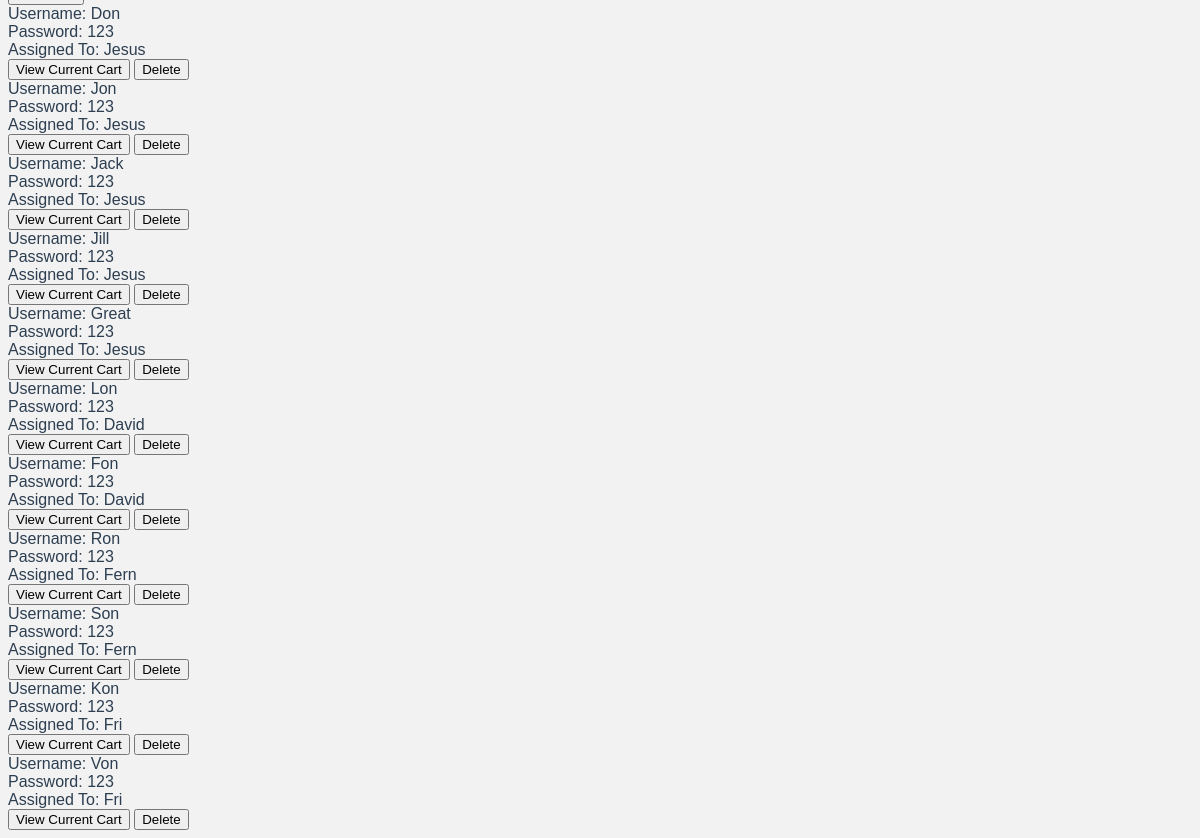
Before: /tablestudent (signed in, lower part) with the older database file.
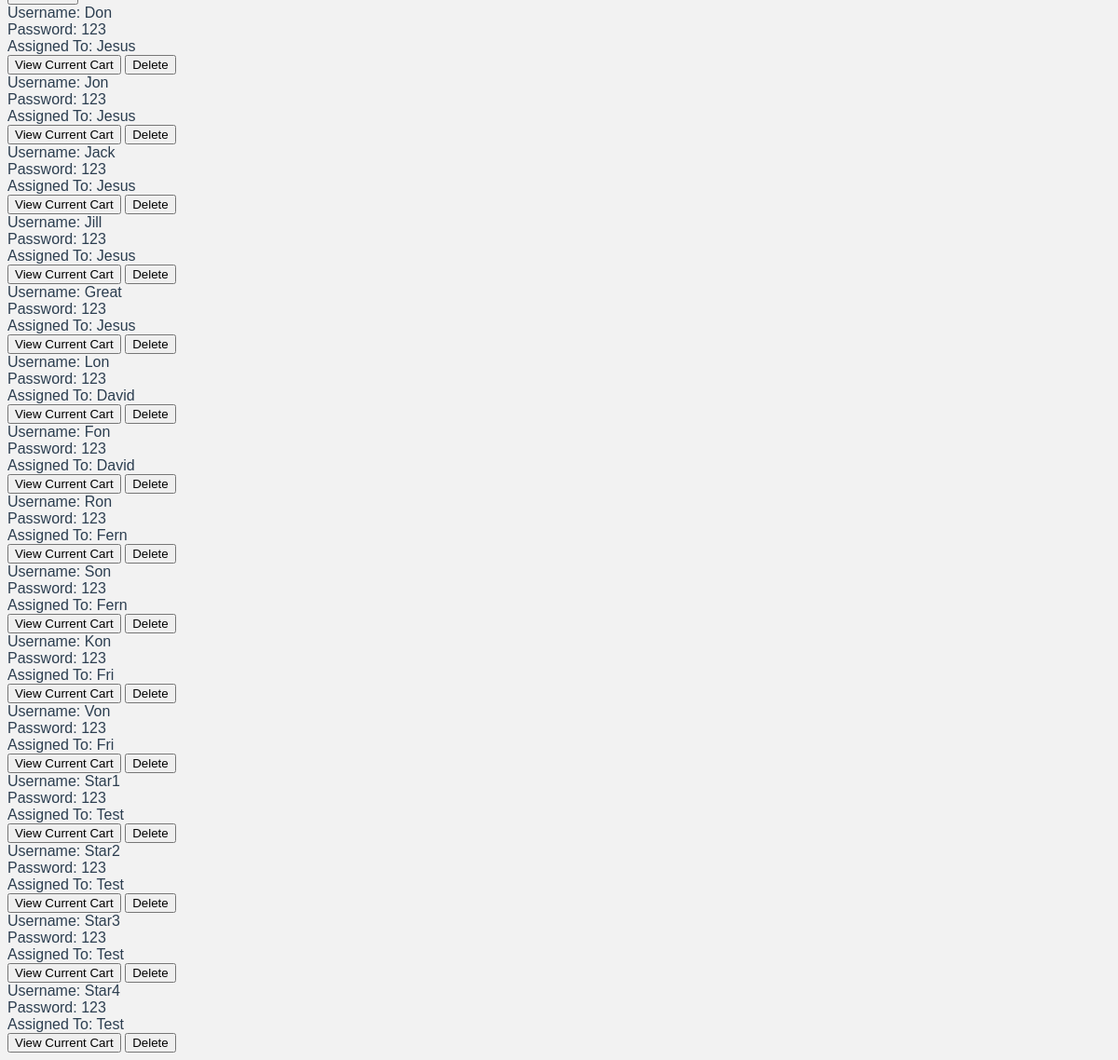
After: the same page with the newer database file.
### main.py (models this page shows)
class StdAcc(db.Model):
    __tablename__ = 'std_acc'
    id = db.Column(db.Integer, primary_key=True)
    name = db.Column(db.String(200), default = '-')
    pword = db.Column(db.String(200), default = '-')
    totalamount = db.Column(db.Integer)
    assigned_teacher_id = db.Column(db.Integer, db.ForeignKey('tr_acc.id'))
    totalamount = db.Column(db.Integer, default = 0)
    cart = db.relationship('Cart_Items', backref="student")

class TrAcc(db.Model):
    __tablename__ = 'tr_acc'
    id = db.Column(db.Integer, primary_key=True)
    name = db.Column(db.String(200), default = '-')
    pword = db.Column(db.String(200), default = '-')
    passcode = db.Column(db.String(6), default = '')
    promo_state = db.Column(db.Integer,default = '-')
    assigned_students = db.relationship('StdAcc', backref="assigned_teacher")

### main.py (the view)
@app.route('/tablestudent', methods = ["POST", 'GET'])
def tableStudent():
    if "admin" in session:
        students = db.session.query(StdAcc).order_by(db.text('assigned_teacher_id')).all()
        teachers = db.session.query(TrAcc).all()
        usertype = "admin"
        return render_template('tablestudents.html',students = students, teachers = teachers,usertype = usertype)
    elif "teacher" in session:
        teacher = db.session.query(TrAcc).filter_by(name = session['teacher']).first()
        students = db.session.query(StdAcc).filter_by(assigned_teacher_id = teacher.id)
        usertype = "teacher"
        return render_template('tablestudents.html',students = students,usertype = usertype)

### templates/tablestudents.html (shortened to what this page needs)
<!DOCTYPE html>
<html>
<head>
    <link rel="stylesheet" href="https://unpkg.com/@zaydek/duomo@0.7.1/dist/production-full.css">
</head>
<body>
    <div class="container py-28">
        <div class="vstack screen">
            <div class="vstack space-28 mt-28 px-28">
                <form action="/addStudent" method="POST">
                    <input type="submit" class="text-underline w-256 bg-white rounded-3 shadow shadow-md p-28" value="Add Team" />
                </form>
                <div class="grid grid-cols-1 sm:grid-cols-2 md:grid-cols-2 lg:grid-cols-3 gap-28">
                    {% for student in students %}
                    <form action="deleteEntry" method="POST">
                        <div class="vstack w-full align-start bg-white rounded-3 shadow shadow-md">
                            <div class="w-full p-28 ellipsis">Username: {{student.name}}</div>
                            <div class="w-full p-28 ellipsis">Password: {{student.pword}}</div>
                            {% for teacher in teachers if teacher.id == student.assigned_teacher_id %}
                            <div class="w-full p-28 ellipsis">Assigned To: {{teacher.name}}</div>
                            {% endfor %}
                            <input name="todo" type="submit" class="text-underline color-blue-700 bg-transparent p-28 " value="View Current Cart" />
                            <input name="todo" type="submit" class="text-underline color-red-700 bg-transparent p-28 " value="Delete" />
                        </div>
                    </form>
                    {% endfor %}
                </div>
            </div>
        </div>
    </div>
</body>
</html>

### templates/tablestudents.html (style rules this page uses)
body { font-family: Avenir, Helvetica, Arial, sans-serif; -webkit-font-smoothing: antialiased; -moz-osx-font-smoothing: grayscale; color: var(--text-color); background-color: var(--bg-color); }
:root { --bg-color: #F2F2F2; --text-color: #2c3e50; --hover-color: #83A9BD; --title-color: #2c3e50; }
.ellipsis { white-space: nowrap; overflow: hidden; text-overflow: ellipsis; }

Changed rows visible on the page:
added StdAcc: name "Star1", pword "123"
added TrAcc: name "Test"
added StdAcc: name "Star2", pword "123"
added StdAcc: name "Star3", pword "123"
added StdAcc: name "Star4", pword "123"
